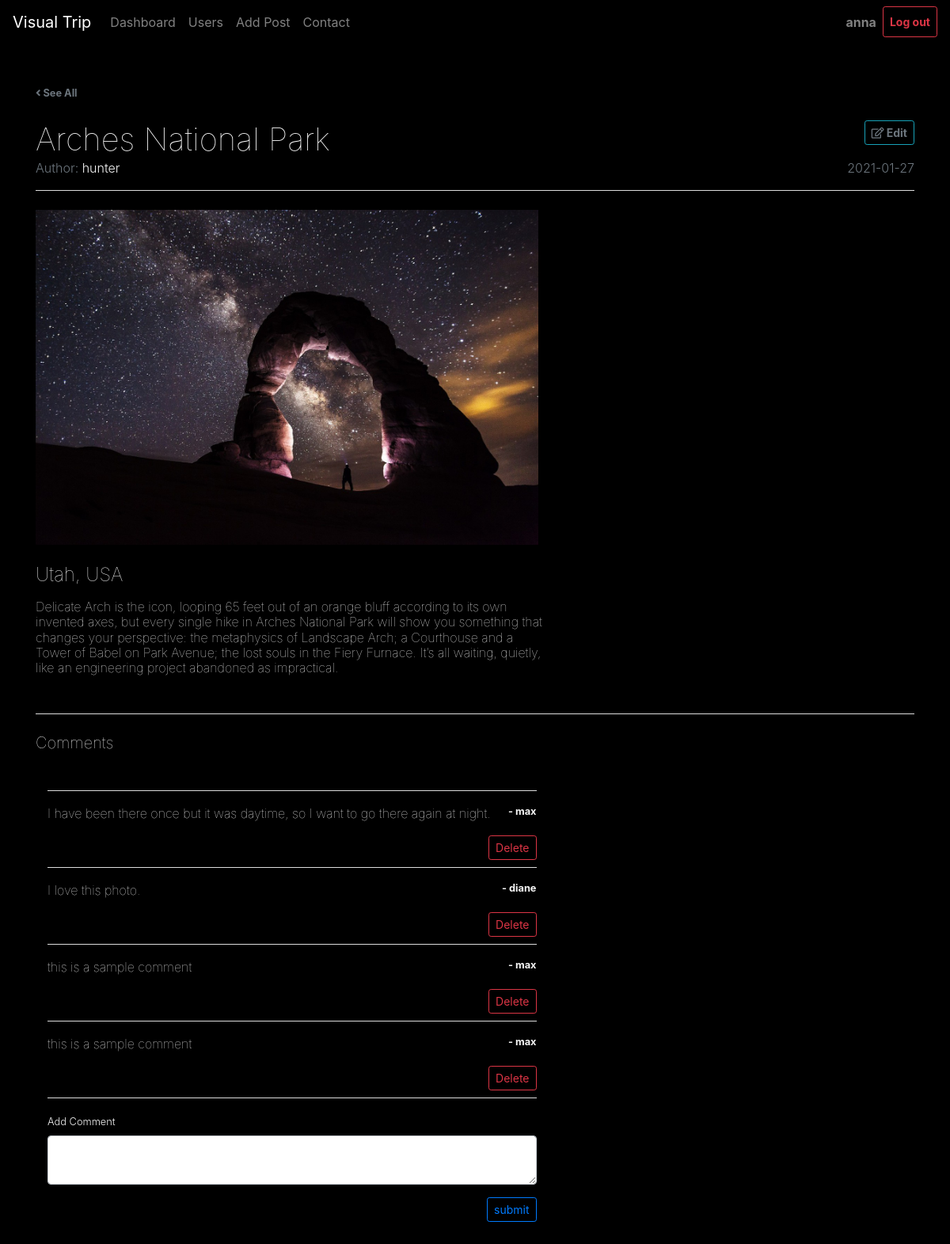
Screenshot of /destination.php?id=23 (signed in) with the database file from the repository.
### tables this page shows
CREATE TABLE `photos` (
  `photo_id` int(11) NOT NULL,
  `photo_source` varchar(100) NOT NULL,
  `photo_name` varchar(100) NOT NULL,
  `photo_city` varchar(100) NOT NULL,
  `photo_description` text NOT NULL,
  `date_posted` date NOT NULL,
  `user_id` int(11) NOT NULL,
  `country_id` int(11) NOT NULL,
  `timestamp` timestamp NOT NULL DEFAULT CURRENT_TIMESTAMP ON UPDATE CURRENT_TIMESTAMP
);

CREATE TABLE `users` (
  `user_id` int(11) NOT NULL,
  `first_name` varchar(100) NOT NULL,
  `last_name` varchar(100) NOT NULL,
  `username` varchar(15) NOT NULL,
  `password` varchar(100) NOT NULL,
  `profile` varchar(225) DEFAULT NULL,
  `bio` text
);

CREATE TABLE `countries` (
  `country_id` int(11) NOT NULL,
  `country_name` varchar(100) NOT NULL
);

CREATE TABLE `comments` (
  `comment_id` int(11) NOT NULL,
  `comment` text NOT NULL,
  `user_id` int(11) NOT NULL,
  `photo_id` int(11) NOT NULL,
  `timestamp` timestamp NOT NULL DEFAULT CURRENT_TIMESTAMP ON UPDATE CURRENT_TIMESTAMP
);

### classes/functions.php (called while the page is built, shortened)
<?php
include 'database.php';
class functions extends database
{
    public function readDest($id)
    {
        $sql = "SELECT photos.photo_id, photos.photo_source, photos.photo_name, photos.photo_city, photos.photo_description, photos.date_posted, users.username, countries.country_id, countries.country_name, users.user_id
        FROM photos
        INNER JOIN users
        ON photos.user_id = users.user_id
        INNER JOIN countries
        ON photos.country_id = countries.country_id
        WHERE `photo_id` = '$id'";
        $result = $this->conn->query($sql);
        if ($result->num_rows > 0) {
            $row = $result->fetch_assoc();
            return $row;
        } else {
            echo "<div class= 'alert alert-warning'>NO DATA ADDED</div>";
        }
    }
    public function readComments($id)
    {
        $sql = "SELECT * FROM photos INNER JOIN comments ON photos.photo_id = comments.photo_id
        INNER JOIN users ON users.user_id = comments.user_id
        WHERE photos.photo_id = '$id'";
        $result = $this->conn->query($sql);
        if ($result->num_rows > 0) {
            $row = array();
            while ($rows = $result->fetch_assoc()) {
                $row[] = $rows;
            }
            return $row;
        } else {
            echo "";
        }
    }
}

### classes/database.php (called while the page is built, shortened)
<?php
class database{
    private $servername = 'localhost';
    private $username = 'root';
    private $password = 'root';
    private $dbName = 'visual_trip';
    public function __construct(){
        $this->conn = new mysqli($this->servername, $this->username, $this->password, $this->dbName);
        if($this->conn == TRUE){
            return $this->conn;
        } else {
            die('ERROR'.$this->conn->connect_error);
        }
    }
}
?>

### destination.php (the view, shortened to what this page needs)
<?php
include 'classes/functions.php';
$photo = new functions();
$id = $_GET['id'];
$row = $photo->readDest($id);
$result = $photo->readComments($id);
?>
<!doctype html>
<html lang="en">
<head>
  <link rel="stylesheet" href="https://stackpath.bootstrapcdn.com/bootstrap/4.3.1/css/bootstrap.min.css">
  <link rel="stylesheet" href="https://cdnjs.cloudflare.com/ajax/libs/font-awesome/5.15.0/css/all.min.css">
  <link rel="stylesheet" href="css/style.css">
</head>
<body>
  <?php
  if (empty($_SESSION['id'])) {
    include "mainNav.php";
  } else {
    include "userNav.php";
  }
  ?>
  <div class="container py-5">
    <a href="index.php" class="back text-decoration-none small text-muted font-weight-bold"><i class="fas fa-angle-left"></i> See All</a>
    <br>
    <h2 class="h1 font-weight-lighter mt-4 mb-0"><?php echo $row['photo_name'] ?>
      <a href="editPost.php?id=<?php echo $row['photo_id'] ?>" class="back btn btn-outline-info btn-sm text-muted font-weight-bold float-right"><i class="far fa-edit"></i> Edit</a>
    </h2>
    <p class="font-weight-light my-2 text-decoration-none text-muted mb-0 d-inline">Author:
      <a href="profile.php?id=<?php echo $row['user_id'] ?>" class="t-color links text-decoration-none">
        <?php echo $row['username'] ?></a>
    </p>
    <p class="font-weight-light text-muted d-inline float-right"><?php echo $row['date_posted'] ?></p>
    <hr class="mt-3 mb-4">
    <div class="row">
      <div class="col-lg-7 col-md-9 col-12">
        <div href="#" class="d-block mb-4 h-100">
          <img class="img-fluid" src="img/<?php echo $row['photo_source'] ?>" alt="<?php echo $row['photo_name'] ?>">
        </div>
      </div>
    </div>
    <h3 class="h4 font-weight-lighter text-left"><?php echo $row['photo_city'] ?>, <?php echo $row['country_name'] ?></h3>
    <p class="t-color col-lg-7 col-md-9 col-12 font-weight-lighter mt-3 mb-5 px-0 h6"><?php echo $row['photo_description'] ?></p>
    <hr>
    <h4 class="h5 font-weight-lighter mt-4 mb-0">Comments</h4>
    <div class="col-lg-7 col-md-9 col-12 my-5" style="background-color: black;">
      <hr>
      <?php
      if (empty($result)) {
        echo "<p class='text-danger my-4 mx-auto font-weight-bold'> No Comments</p>";
      } else {
      ?>
        <?php foreach ($result as $comment) : ?>
          <a href="profile.php?id=<?php echo $comment['user_id'] ?>" class="t-color links text-decoration-none small font-weight-bold float-right">
            - <?php echo $comment['username'] ?>
          </a>
          <p class="t-color font-weight-lighter"><?php echo $comment['comment'] ?></p>
          <form action="action.php" method="post">
            <button type="submit" class="btn btn-outline-danger btn-sm float-right" name="btnDeleteComment">Delete</button>
          </form>
          <br>
          <hr>
        <?php endforeach; ?>
      <?php
      }
      ?>
      <form action="action.php" method="post">
        <?php
        if (empty($_SESSION['id'])) {
        ?>
          <p class="t-color small text-center mt-3">You can leave comments after login</p>
        <?php
        } else {
        ?>
          <label for="comment" class="small font-weight-light">Add Comment</label>
          <textarea name="comment" id="comment" cols="30" rows="2" class="form-control mb-3" required></textarea>
          <button type="submit" name="btnComment" class="btn btn-sm btn-outline-primary float-right">submit</button>
        <?php
        }
        ?>
      </form>
    </div>
  </div>
</body>
</html>

### css/style.css (style rules this page uses)
body { background:black !important; }
h1, h2, h3, h4, label { color:whitesmoke ; }
hr { background: whitesmoke !important; }
.t-color { color:whitesmoke !important; }

### rows the page displays
photos: photo_name "Arches National Park", user.username "hunter", date_posted "2021-01-27", photo_source (picture), photo_city "Utah", country.country_name "USA", photo_description "Delicate Arch is the icon, looping 65 feet out of an orange bluff according to its own invented axes, but every single hike in Arches National Park will show you something that changes your perspective: the metaphysics of Landscape Arch; a Courthouse and a Tower of Babel on Park Avenue; the lost souls in the Fiery Furnace. It’s all waiting, quietly, like an engineering project abandoned as impractical."
comments: user.username "max", comment "I have been there once but it was daytime, so I want to go there again at night."
comments: user.username "diane", comment "I love this photo."
comments: user.username "max", comment "this is a sample comment"
comments: user.username "max", comment "this is a sample comment"

### other values shown
$_SESSION['username'] "anna"
